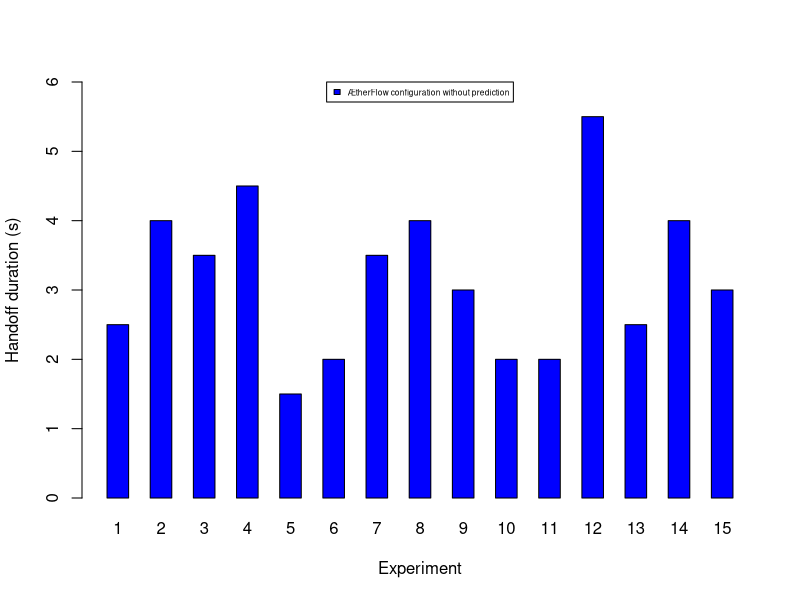

Reproduce this figure in R.
#gaps_br<-c(7, 7.5, 7.5, 4.5, 9)
gaps_flow<-c(2.5, 4, 3.5, 4.5, 1.5, 2, 3.5, 4, 3, 2, 2, 5.5, 2.5, 4, 3)
#gaps<-rbind(gaps_br, gaps_flow)
gaps<-rbind(gaps_flow)
pdf(file="/home/prithvirajhi/new_thesis/Thesis/new_script/R/Simpleduration.pdf", width=8, height=3.25)
barplot(gaps, xlab="Experiment", ylab="Handoff duration (s)", col=c("blue"), beside=TRUE, ylim=c(0, 6), names.arg=c("1", "2", "3", "4", "5", "6", "7", "8", "9", "10", "11", "12", "13", "14", "15"), legend.text=c("ÆtherFlow configuration without prediction"), args.legend=list(x="top", cex=0.5))
dev.off()
